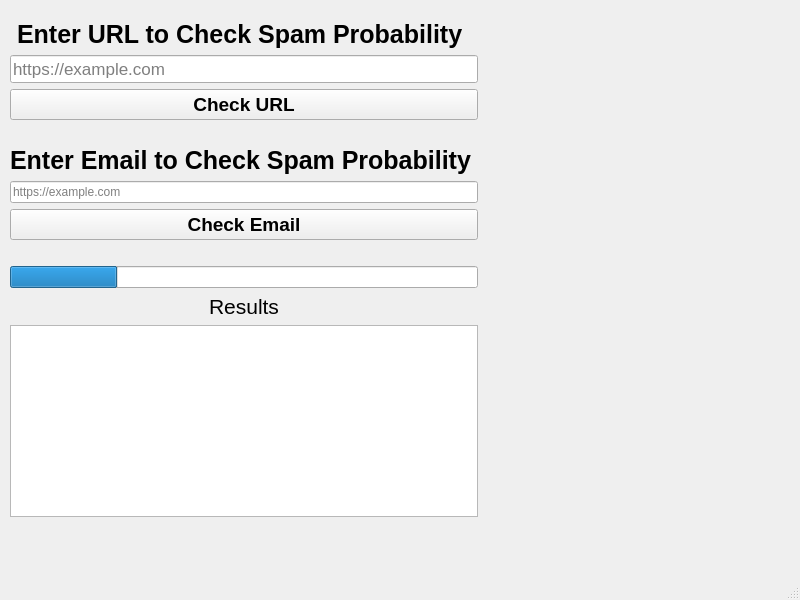
<?xml version="1.0" encoding="UTF-8"?>
<ui version="4.0">
 <class>MainWindow</class>
 <widget class="QMainWindow" name="MainWindow">
  <property name="geometry">
   <rect>
    <x>0</x>
    <y>0</y>
    <width>800</width>
    <height>600</height>
   </rect>
  </property>
  <property name="windowTitle">
   <string>MainWindow</string>
  </property>
  <widget class="QWidget" name="centralwidget">
   <widget class="QWidget" name="verticalLayoutWidget">
    <property name="geometry">
     <rect>
      <x>10</x>
      <y>0</y>
      <width>781</width>
      <height>620</height>
     </rect>
    </property>
    <layout class="QVBoxLayout" name="verticalLayout">
     <property name="sizeConstraint">
      <enum>QLayout::SizeConstraint::SetFixedSize</enum>
     </property>
     <item alignment="Qt::AlignmentFlag::AlignHCenter">
      <widget class="QLabel" name="label_logo">
       <property name="maximumSize">
        <size>
         <width>200</width>
         <height>150</height>
        </size>
       </property>
       <property name="layoutDirection">
        <enum>Qt::LayoutDirection::LeftToRight</enum>
       </property>
       <property name="text">
        <string/>
       </property>
       <property name="pixmap">
        <pixmap>../GonePhishn.PNG</pixmap>
       </property>
       <property name="scaledContents">
        <bool>true</bool>
       </property>
       <property name="alignment">
        <set>Qt::AlignmentFlag::AlignCenter</set>
       </property>
      </widget>
     </item>
     <item alignment="Qt::AlignmentFlag::AlignHCenter|Qt::AlignmentFlag::AlignVCenter">
      <widget class="QLabel" name="label_title_url">
       <property name="font">
        <font>
         <pointsize>19</pointsize>
         <bold>true</bold>
        </font>
       </property>
       <property name="text">
        <string>Enter URL to Check Spam Probability </string>
       </property>
       <property name="textFormat">
        <enum>Qt::TextFormat::AutoText</enum>
       </property>
      </widget>
     </item>
     <item>
      <widget class="QLineEdit" name="lineEdit_url">
       <property name="font">
        <font>
         <pointsize>13</pointsize>
        </font>
       </property>
       <property name="text">
        <string/>
       </property>
       <property name="placeholderText">
        <string>https://example.com</string>
       </property>
      </widget>
     </item>
     <item>
      <widget class="QPushButton" name="pushButton_check_url">
       <property name="font">
        <font>
         <pointsize>14</pointsize>
         <bold>true</bold>
        </font>
       </property>
       <property name="text">
        <string>Check URL</string>
       </property>
      </widget>
     </item>
     <item>
      <spacer name="horizontalSpacer">
       <property name="orientation">
        <enum>Qt::Orientation::Horizontal</enum>
       </property>
       <property name="sizeHint" stdset="0">
        <size>
         <width>40</width>
         <height>20</height>
        </size>
       </property>
      </spacer>
     </item>
     <item alignment="Qt::AlignmentFlag::AlignHCenter">
      <widget class="QLabel" name="label_title_email">
       <property name="font">
        <font>
         <pointsize>19</pointsize>
         <bold>true</bold>
        </font>
       </property>
       <property name="text">
        <string>Enter Email to Check Spam Probability </string>
       </property>
       <property name="textFormat">
        <enum>Qt::TextFormat::AutoText</enum>
       </property>
      </widget>
     </item>
     <item>
      <widget class="QLineEdit" name="lineEdit_email">
       <property name="text">
        <string/>
       </property>
       <property name="placeholderText">
        <string>https://example.com</string>
       </property>
      </widget>
     </item>
     <item>
      <widget class="QPushButton" name="pushButton_check_email">
       <property name="font">
        <font>
         <pointsize>14</pointsize>
         <bold>true</bold>
        </font>
       </property>
       <property name="text">
        <string>Check Email</string>
       </property>
      </widget>
     </item>
     <item>
      <spacer name="horizontalSpacer_2">
       <property name="orientation">
        <enum>Qt::Orientation::Horizontal</enum>
       </property>
       <property name="sizeHint" stdset="0">
        <size>
         <width>40</width>
         <height>20</height>
        </size>
       </property>
      </spacer>
     </item>
     <item>
      <widget class="QProgressBar" name="progressBar">
       <property name="value">
        <number>23</number>
       </property>
       <property name="textVisible">
        <bool>false</bool>
       </property>
      </widget>
     </item>
     <item alignment="Qt::AlignmentFlag::AlignHCenter|Qt::AlignmentFlag::AlignVCenter">
      <widget class="QLabel" name="label_result">
       <property name="font">
        <font>
         <pointsize>16</pointsize>
        </font>
       </property>
       <property name="text">
        <string>Results</string>
       </property>
      </widget>
     </item>
     <item alignment="Qt::AlignmentFlag::AlignVCenter">
      <widget class="QTextEdit" name="textEdit">
       <property name="font">
        <font>
         <pointsize>16</pointsize>
         <bold>true</bold>
        </font>
       </property>
       <property name="readOnly">
        <bool>true</bool>
       </property>
      </widget>
     </item>
    </layout>
   </widget>
  </widget>
  <widget class="QMenuBar" name="menubar">
   <property name="geometry">
    <rect>
     <x>0</x>
     <y>0</y>
     <width>800</width>
     <height>24</height>
    </rect>
   </property>
  </widget>
  <widget class="QStatusBar" name="statusbar"/>
 </widget>
 <resources/>
 <connections/>
</ui>
